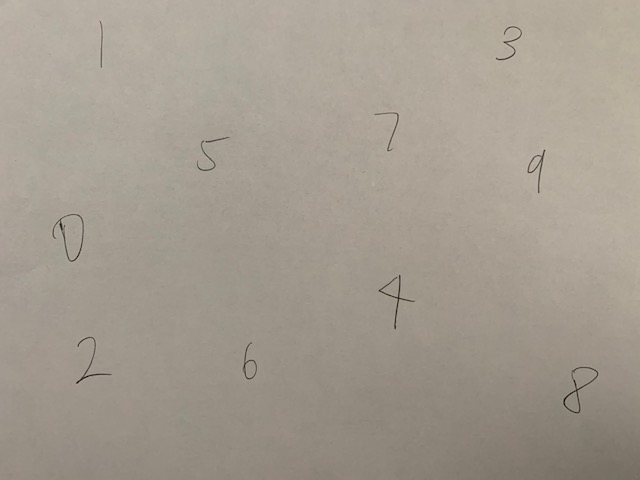
#> input picture pytorch/firstNN/digits.jpg, 640 x 480 px
$ python rotation.py --image ../pytorch/firstNN/digits.jpg
#> lines starting #> are read from the running program, lines starting #| are printed output that depends on the picture
import numpy as np
import argparse
import imutils
import cv2

ap = argparse.ArgumentParser()
ap.add_argument("-i", "--image", required = True, help = "Path to the image")
args = vars(ap.parse_args())

image = cv2.imread(args["image"])
#> image is the input picture: shape (480, 640, 3); mean B, G, R 143.8, 155.5, 163.8
cv2.imshow("Original", image)

(h,w) = image.shape[:2]
#> h = 480; w = 640
center = (w // 2, h // 2)
#> center = (320, 240)

M = cv2.getRotationMatrix2D(center, 25, 2.0)
rotated = cv2.warpAffine(image, M, (w,h))
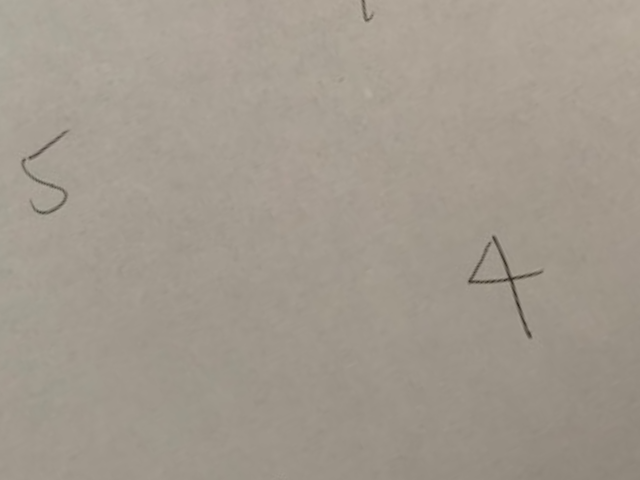
#> rotated: shape (480, 640, 3); mean B, G, R 142.2, 153.6, 161.9
cv2.imshow("Rotated by 45 degrees", rotated)

#> (the run stopped early here; a loop or call above may not have finished)
